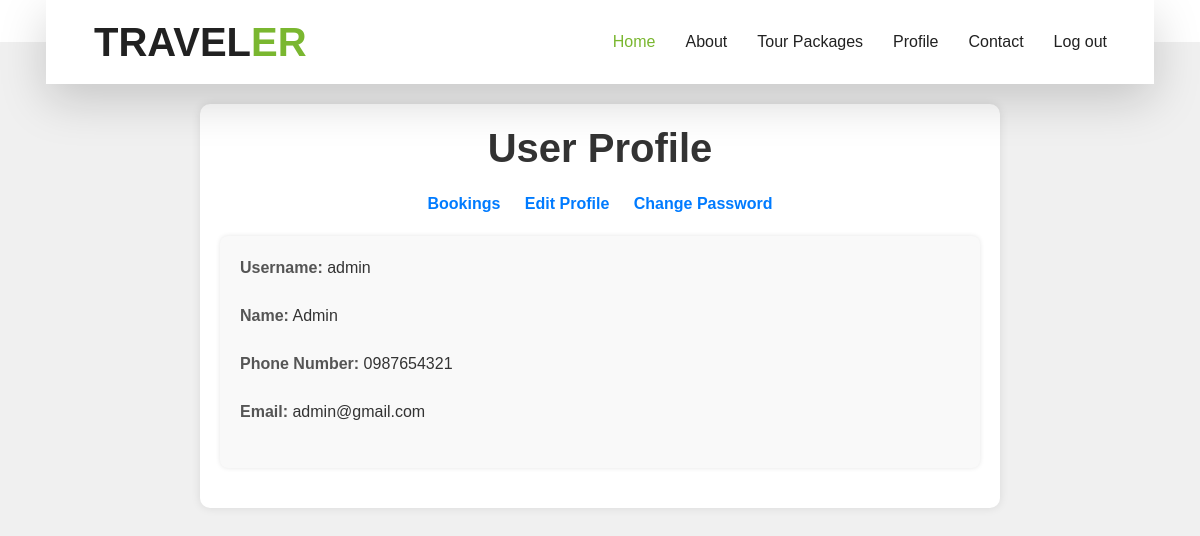
/profile/ (signed in), run on the app's committed database.
### myapp/models.py (models this page shows, shortened)
class travel(models.Model):
    fname=models.CharField(max_length=50)
    email=models.CharField(max_length=50)
    phoneno=models.CharField(max_length=50,null=True)
    address=models.CharField(max_length=50,null=True)
    pincode=models.CharField(max_length=50,null=True)
    place=models.CharField(max_length=50,null=True)
    username=models.CharField(max_length=50,null=True)
    password=models.CharField(max_length=50,null=True)
    rights=models.CharField(max_length=20,default='user')

### myapp/views.py (the view)
# urls.py: path('profile/',views.profile),
def profile(request):
    username=request.session['username']
    tr=travel.objects.filter(username=username)
    return render(request,'profile.html',{'tr':tr})

### myapp/templates/profile.html (shortened to what this page needs)
<!DOCTYPE html>
{% load static %}
<html lang="en">
<head>
    <link href="https://cdnjs.cloudflare.com/ajax/libs/font-awesome/5.10.0/css/all.min.css" rel="stylesheet">
    <link href="{% static 'hb/lib/owlcarousel/assets/owl.carousel.min.css' %}" rel="stylesheet">
    <link href="{% static 'hb/lib/tempusdominus/css/tempusdominus-bootstrap-4.min.css' %}" rel="stylesheet" />
    <link href="{% static 'hb/css/style.css' %}" rel="stylesheet">
</head>
<body>
    <div class="container-fluid position-relative nav-bar p-0">
        <div class="container-lg position-relative p-0 px-lg-3" style="z-index: 9;">
            <nav class="navbar navbar-expand-lg bg-light navbar-light shadow-lg py-3 py-lg-0 pl-3 pl-lg-5">
                <a href="" class="navbar-brand">
                    <h1 class="m-0 text-primary"><span class="text-dark">TRAVEL</span>ER</h1>
                </a>
                <div class="collapse navbar-collapse justify-content-between px-3" id="navbarCollapse">
                    <div class="navbar-nav ml-auto py-0">
                        <a href="/user/" class="nav-item nav-link active">Home</a>
                        <a href="/labt/" class="nav-item nav-link">About</a>
                        <a href="/package/" class="nav-item nav-link">Tour Packages</a>
                        <a href="/profile/" class="nav-item nav-link">Profile</a>
                        <a href="/lcnt/" class="nav-item nav-link">Contact</a>
                        <a href="/" class="nav-item nav-link">Log out</a>
                    </div>
                </div>
            </nav>
        </div>
    </div>
    <div class="container">
        <h1>User Profile</h1>
        <ul class="profile-links">
            <li><a href="/bookings/">Bookings</a></li>
            <li><a href="/edtprof/">Edit Profile</a></li>
            <li><a href="/changepass/">Change Password</a></li>
        </ul>
        <div class="user-info">
            {% for i in tr %}
            <p><label for="username">Username:</label>
            <span id="username">{{i.username}}</span><br></p>
            <p><label for="username">Name:</label>
                <span id="username">{{i.fname}}</span><br></p>
                <p><label for="username">Phone Number:</label>
                    <span id="username">{{i.phoneno}}</span><br></p>
            <p><label for="email">Email:</label>
            <span id="email">{{i.email}}</span><br></p>
            {% endfor %}
        </div>
    </div>
</body>
</html>

### myapp/templates/profile.html (style rules this page uses)
body { font-family: Arial, sans-serif; margin: 0; padding: 0; background-color: #f0f0f0; }
.container { max-width: 800px; margin: 20px auto; padding: 20px; background-color: #fff; border-radius: 10px; box-shadow: 0 0 10px rgba(0, 0, 0, 0.1); }
h1 { text-align: center; color: #333; }
.profile-links { list-style-type: none; padding: 0; margin: 20px 0; text-align: center; }
.profile-links li { display: inline-block; margin-right: 20px; }
.profile-links li:last-child { margin-right: 0; }
.profile-links a { text-decoration: none; color: #007bff; font-weight: bold; }
.user-info { margin-bottom: 20px; padding: 20px; background-color: #f9f9f9; border-radius: 8px; box-shadow: 0 0 5px rgba(0, 0, 0, 0.1); }
.user-info label { font-weight: bold; color: #555; }
.user-info span { color: #333; }

### data on the page
travel: username "admin", fname "Admin", phoneno "0987654321", email "admin@gmail.com"
